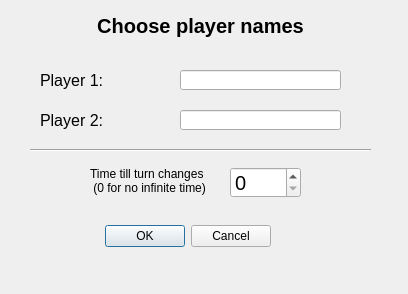
<?xml version="1.0" encoding="UTF-8"?>
<ui version="4.0">
 <class>Dialog</class>
 <widget class="QDialog" name="Dialog">
  <property name="geometry">
   <rect>
    <x>0</x>
    <y>0</y>
    <width>408</width>
    <height>294</height>
   </rect>
  </property>
  <property name="windowTitle">
   <string>Dialog</string>
  </property>
  <widget class="QDialogButtonBox" name="buttonBox">
   <property name="geometry">
    <rect>
     <x>-70</x>
     <y>220</y>
     <width>341</width>
     <height>32</height>
    </rect>
   </property>
   <property name="orientation">
    <enum>Qt::Horizontal</enum>
   </property>
   <property name="standardButtons">
    <set>QDialogButtonBox::Cancel|QDialogButtonBox::Ok</set>
   </property>
  </widget>
  <widget class="QLabel" name="label">
   <property name="geometry">
    <rect>
     <x>10</x>
     <y>10</y>
     <width>381</width>
     <height>31</height>
    </rect>
   </property>
   <property name="font">
    <font>
     <pointsize>15</pointsize>
     <weight>75</weight>
     <bold>true</bold>
    </font>
   </property>
   <property name="text">
    <string>Choose player names</string>
   </property>
   <property name="alignment">
    <set>Qt::AlignCenter</set>
   </property>
  </widget>
  <widget class="QLabel" name="label_2">
   <property name="geometry">
    <rect>
     <x>40</x>
     <y>70</y>
     <width>101</width>
     <height>21</height>
    </rect>
   </property>
   <property name="font">
    <font>
     <pointsize>12</pointsize>
    </font>
   </property>
   <property name="text">
    <string>Player 1:</string>
   </property>
  </widget>
  <widget class="QLabel" name="label_3">
   <property name="geometry">
    <rect>
     <x>40</x>
     <y>110</y>
     <width>121</width>
     <height>21</height>
    </rect>
   </property>
   <property name="font">
    <font>
     <pointsize>12</pointsize>
    </font>
   </property>
   <property name="text">
    <string>Player 2:</string>
   </property>
  </widget>
  <widget class="QLineEdit" name="pl1_text">
   <property name="geometry">
    <rect>
     <x>180</x>
     <y>70</y>
     <width>161</width>
     <height>20</height>
    </rect>
   </property>
  </widget>
  <widget class="QLineEdit" name="pl2_text">
   <property name="geometry">
    <rect>
     <x>180</x>
     <y>110</y>
     <width>161</width>
     <height>20</height>
    </rect>
   </property>
  </widget>
  <widget class="QLabel" name="label_4">
   <property name="geometry">
    <rect>
     <x>90</x>
     <y>160</y>
     <width>131</width>
     <height>41</height>
    </rect>
   </property>
   <property name="font">
    <font>
     <pointsize>9</pointsize>
    </font>
   </property>
   <property name="text">
    <string>Time till turn changes 
 (0 for no infinite time)</string>
   </property>
  </widget>
  <widget class="Line" name="line">
   <property name="geometry">
    <rect>
     <x>30</x>
     <y>140</y>
     <width>341</width>
     <height>20</height>
    </rect>
   </property>
   <property name="orientation">
    <enum>Qt::Horizontal</enum>
   </property>
  </widget>
  <widget class="QSpinBox" name="TimerspinBox">
   <property name="geometry">
    <rect>
     <x>230</x>
     <y>167</y>
     <width>71</width>
     <height>31</height>
    </rect>
   </property>
   <property name="font">
    <font>
     <pointsize>15</pointsize>
    </font>
   </property>
   <property name="singleStep">
    <number>5</number>
   </property>
  </widget>
 </widget>
 <resources/>
 <connections>
  <connection>
   <sender>buttonBox</sender>
   <signal>accepted()</signal>
   <receiver>Dialog</receiver>
   <slot>accept()</slot>
   <hints>
    <hint type="sourcelabel">
     <x>248</x>
     <y>254</y>
    </hint>
    <hint type="destinationlabel">
     <x>157</x>
     <y>274</y>
    </hint>
   </hints>
  </connection>
  <connection>
   <sender>buttonBox</sender>
   <signal>rejected()</signal>
   <receiver>Dialog</receiver>
   <slot>reject()</slot>
   <hints>
    <hint type="sourcelabel">
     <x>316</x>
     <y>260</y>
    </hint>
    <hint type="destinationlabel">
     <x>286</x>
     <y>274</y>
    </hint>
   </hints>
  </connection>
 </connections>
</ui>
